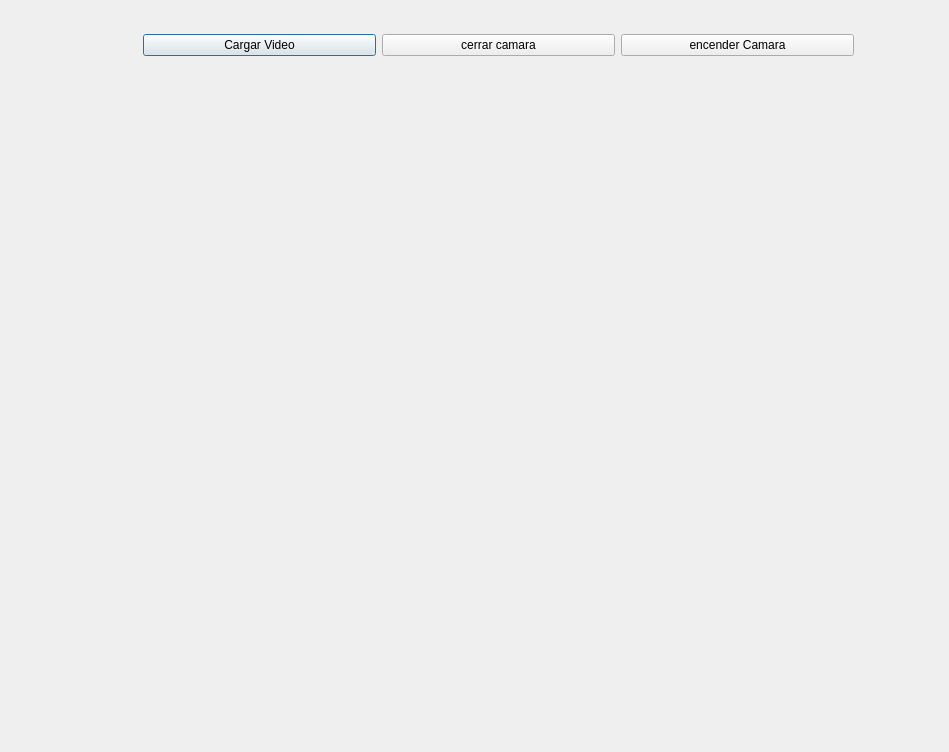
<?xml version="1.0" encoding="UTF-8"?>
<ui version="4.0">
 <class>Dialog</class>
 <widget class="QDialog" name="Dialog">
  <property name="geometry">
   <rect>
    <x>0</x>
    <y>0</y>
    <width>949</width>
    <height>752</height>
   </rect>
  </property>
  <property name="windowTitle">
   <string>Dialog</string>
  </property>
  <widget class="QLabel" name="label">
   <property name="geometry">
    <rect>
     <x>90</x>
     <y>130</y>
     <width>761</width>
     <height>561</height>
    </rect>
   </property>
   <property name="text">
    <string/>
   </property>
  </widget>
  <widget class="QWidget" name="">
   <property name="geometry">
    <rect>
     <x>143</x>
     <y>32</y>
     <width>711</width>
     <height>27</height>
    </rect>
   </property>
   <layout class="QHBoxLayout" name="horizontalLayout">
    <item>
     <widget class="QPushButton" name="pushButton">
      <property name="text">
       <string>Cargar Video</string>
      </property>
     </widget>
    </item>
    <item>
     <widget class="QPushButton" name="pushButton_3">
      <property name="text">
       <string>cerrar camara</string>
      </property>
     </widget>
    </item>
    <item>
     <widget class="QPushButton" name="pushButton_2">
      <property name="text">
       <string>encender Camara</string>
      </property>
     </widget>
    </item>
   </layout>
  </widget>
 </widget>
 <resources/>
 <connections/>
</ui>
